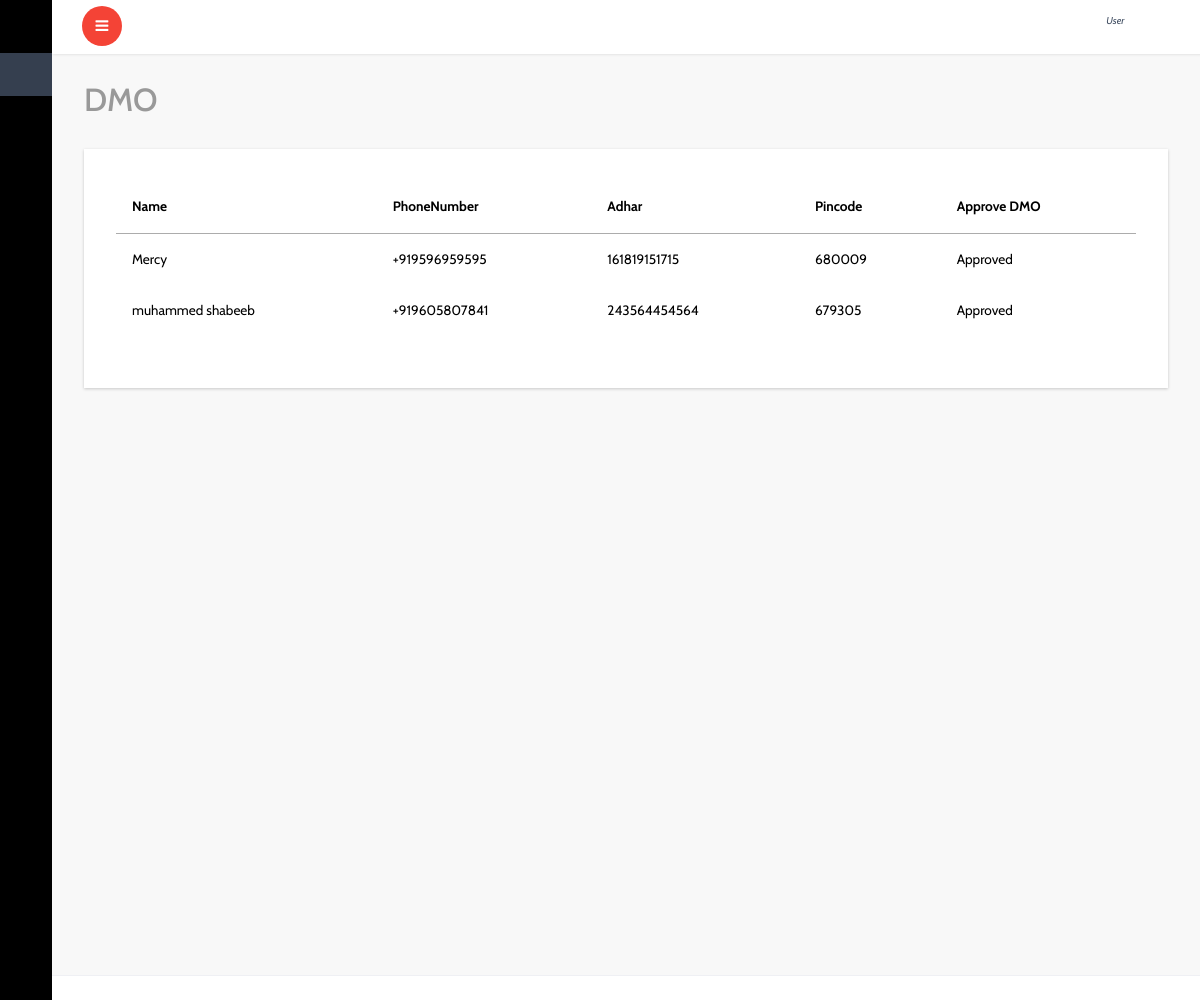
The page /all_dmo/ on the database its author committed.
### account/models.py (models this page shows, shortened)
class DMO(models.Model):
    user=models.OneToOneField(User,on_delete=models.CASCADE)
    name=models.CharField(max_length=30)
    phonenumber=PhoneNumberField()
    adhar=models.PositiveIntegerField(unique=True)
    pincode=models.PositiveIntegerField()
    status_appruval=models.BooleanField(default=False)

### account/views.py (the view)
# urls.py: path('all_dmo/',views.all_dmo,name='all_dmo'),
def all_dmo(request):
    c=DMO.objects.all()
    return render(request,'admin/dmo.html',{'c':c})

### templates/admin/dmo.html (shortened to what this page needs)
{% extends 'dashboard/index.html' %}
{% block content %}
			<div id="page-wrapper">
				<div class="graphs">
					<h3 class="blank1">DMO</h3>
					 <div class="xs tabls">
						<div class="bs-example4" data-example-id="contextual-table">
                            <table class="table">
                                {% if c %}
                                <thead>
                                    <tr>
                                      <th>Name</th>
                                      <th>PhoneNumber</th>
                                       <th>Adhar</th>
                                       <th>Pincode</th>
                                        <th>Approve DMO</th>
                                    </tr>
                                </thead>
                                <tbody>
                                    {% for l in c %}
                                    <tr>
                                        <td>{{l.name}}</td>
                                        <td>{{l.phonenumber}}</td>
                                        <td>{{l.adhar}}</td>
                                        <td>{{l.pincode}}</td>
                                     {% if l.status_appruval == True %}
                                        <td>Approved</td>
                                        {% else %}
                                        <td><a href="{% url 'dmoappruval' l.id %}" style="color: red;">Approve Now</a></td>
                                        {% endif %}
                                    </tr>
                                    {% endfor %}
                                </tbody>
                            </table>
                            {% else %}
                            <h4>No Centers Registerd For appruval</h4>
                            {% endif %}
					   </div>
						</div>
						</div>
					</div>
		{% endblock %}

### rows shown on the page
DMO: name "Mercy", phonenumber "+919596959595", adhar "161819151715", pincode "680009", status_appruval "Approved"
DMO: name "muhammed shabeeb", phonenumber "+919605807841", adhar "243564454564", pincode "679305", status_appruval "Approved"
